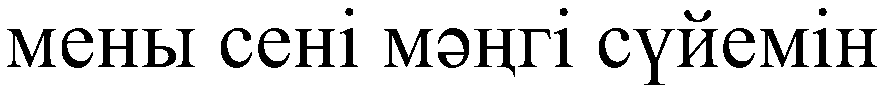
#> input picture lab7/pictures_src/phrase.bmp, 894 x 93 px, given in place of а.bmp, which was not available
$ python lab7_classification.py
#> lines starting #> are read from the running program, lines starting #| are printed output that depends on the picture; after the words box and inside, x2 and y2 are one past the last pixel; in counts of white or black regions, pixels touching at a corner belong together; pictures that were not available may be replaced by others from this repository, and a replacement may not be noted
import os
from pathlib import Path
import numpy as np
from PIL import Image, ImageDraw
import cv2
from sklearn.preprocessing import StandardScaler

# Параметры
ALPHABET = list("аәбвгғдеёжзийкқлмнңоөпрстуұүфхһцчшщъыіьэюя")
PHRASE_GT = "мены сені мәңгі сүйемін"
SIZE = (64, 64)

ALPHABET_DIR = Path("alphabet")
SRC_PATH = Path("pictures_src/phrase.bmp")
DST_DIR = Path("pictures_results")
os.makedirs(DST_DIR, exist_ok=True)

def to_binary(img_or_path) -> np.ndarray:
    img = Image.open(img_or_path).convert("L")
#> img is the input picture: PIL image 894x93 L; 86.3% white; 25 black regions, largest, box (x1, y1, x2, y2) and area: (760, 29, 809, 67) 758, (384, 29, 433, 67) 737, (7, 29, 56, 67) 718
    return (np.array(img) < 128).astype(np.uint8)

def normalize_bin(arr: np.ndarray, size: tuple[int, int] = SIZE) -> np.ndarray:
#> called with size = (64, 64)
    ys, xs = np.nonzero(arr)
#> ys = 11409 values from 8 to 84; xs = 11409 values, max 876 at index 815, min 7 at index 365, mean 449.3
    if ys.size == 0:
        return np.zeros(size, dtype=np.uint8)
    y0, y1 = ys.min(), ys.max()
#> y0 = 8; y1 = 84
    x0, x1 = xs.min(), xs.max()
#> x0 = 7; x1 = 876
    crop = arr[y0:y1+1, x0:x1+1]
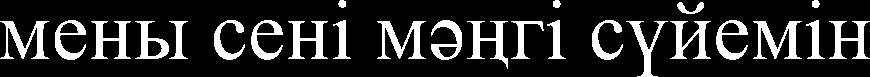
#> crop: shape (77, 870); values 0 (black) and 1 (white), 17% white; 25 white regions, largest, box (x1, y1, x2, y2) and area: (753, 21, 802, 59) 758, (377, 21, 426, 59) 737, (0, 21, 49, 59) 718

    h, w = crop.shape
#> h = 77; w = 870
    side = max(h, w)
#> side = 870
    canvas = np.zeros((side, side), dtype=np.uint8)
    y_off = (side - h) // 2
#> y_off = 396
    x_off = (side - w) // 2
#> x_off = 0
    canvas[y_off:y_off + h, x_off:x_off + w] = crop
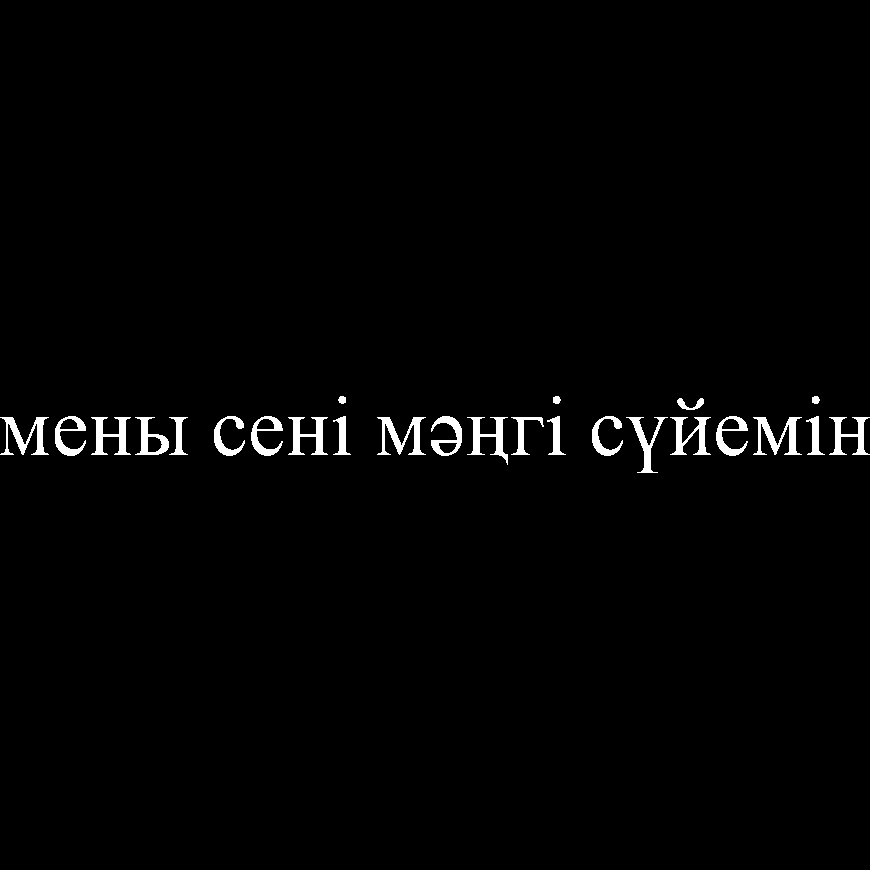
#> canvas: shape (870, 870); values 0 (black) and 1 (white), 1.5% white; 25 white regions, largest, box (x1, y1, x2, y2) and area: (753, 417, 802, 455) 758, (377, 417, 426, 455) 737, (0, 417, 49, 455) 718

    img = Image.fromarray(canvas * 255)
    img = img.resize(size, Image.NEAREST)
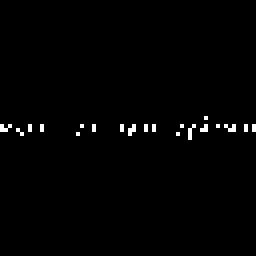
#> img: PIL image 64x64 L (shown 4 times larger); 1% white in thin lines or dots, all inside (x1, y1, x2, y2) = (0, 29, 64, 35)
    return (np.array(img) < 128).astype(np.uint8)


# [22 lines left out: function segment_by_profiles, not called in this run]


def extract_features(arr: np.ndarray) -> np.ndarray:
    ys, xs = np.nonzero(arr)
#> ys = 4053 values from 0 to 63; xs = 4053 values, max 63 at index 63, min 0 at index 0, mean 31.47
    if ys.size == 0:
        return np.zeros(10)

    mass = len(xs)
#> mass = 4053
    x_c = xs.mean()
#> x_c = 31.47
    y_c = ys.mean()
#> y_c = 31.5
    x_m = ((xs - x_c) ** 2).mean()
#> x_m = 340.5
    y_m = ((ys - y_c) ** 2).mean()
#> y_m = 344.9
    xy_m = ((xs - x_c) * (ys - y_c)).mean()
#> xy_m = 0.0105

    h, w = arr.shape
#> h = 64; w = 64
    density = mass / (h * w)
#> density = 0.99
    aspect_ratio = h / w if w != 0 else 0
#> aspect_ratio = 1

    img = (arr * 255).astype(np.uint8)
    contours, _ = cv2.findContours(img, cv2.RETR_EXTERNAL, cv2.CHAIN_APPROX_SIMPLE)
#> contours = 1 contour; box (x1, y1, x2, y2) and area: (0, 0, 64, 64) 3964
    hu = cv2.HuMoments(cv2.moments(contours[0])).flatten() if contours else np.zeros(7)
#> hu = [0.167, 1.12e-07, 1.83e-09, 3.34e-10, -2.61e-19, -1.11e-13, 4.89e-22]

    return np.concatenate(([mass, x_c, y_c, x_m, y_m, xy_m, density, aspect_ratio], hu[:2]))


def load_templates():
    feats, labels = [], []
    for ch in ALPHABET:
        path = ALPHABET_DIR / f"{ch}.bmp"
        arr = normalize_bin(to_binary(path))
        feat = extract_features(arr)
#> feat = [4053, 31.47, 31.5, 340.5, 344.9, 0.0105, 0.99, 1, 0.167, 1.12e-07]
        feats.append(feat)
        labels.append(ch)
    feats = np.array(feats)
    scaler = StandardScaler()
    feats = scaler.fit_transform(feats)
    return feats, labels, scaler


# [34 lines left out: functions recognise_image, accuracy, not called in this run]


def main():
    print("[1] Загрузка шаблонов признаков…")
    template_feats, labels, scaler = load_templates()

    print("[2] Распознавание изображения…")
    preds, all_hyps, boxes = recognise_image(SRC_PATH, template_feats, labels, scaler)
    recog_str = "".join(preds)
    errs, pct = accuracy(preds, PHRASE_GT)

    print(f"\nРаспознано : {recog_str}")
    print(f"Эталон     : {PHRASE_GT}")
    print(f"Ошибок     : {errs}/{len(PHRASE_GT)} | Точность: {pct:.2f}%")

    print("[3] Сохранение результатов…")
    hyp_path = DST_DIR / "hypotheses.txt"
    with hyp_path.open("w", encoding="utf-8") as f:
        for i, hyp in enumerate(all_hyps, 1):
            f.write(f"{i}: {hyp}\n")

    with open(DST_DIR / "best_prediction.txt", "w", encoding="utf-8") as f:
        f.write(recog_str)

    img = Image.open(SRC_PATH).convert("RGB")
    draw = ImageDraw.Draw(img)
    for box in boxes:
        draw.rectangle([(box[0], box[1]), (box[2], box[3])], outline="red", width=1)
    img.save(DST_DIR / "phrase_segmented.bmp")

    print("[✓] Готово!")

if __name__ == "__main__":
#> (the run stopped early here; a loop or call above may not have finished)
